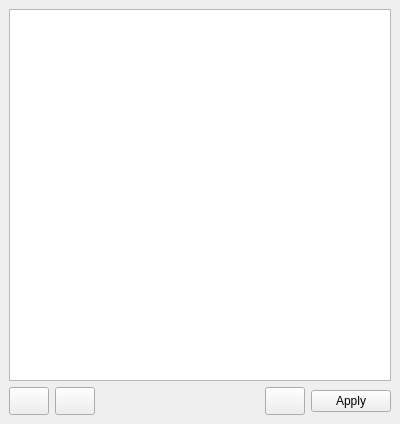
<?xml version="1.0" encoding="UTF-8"?>
<ui version="4.0">
 <class>MainWindow</class>
 <widget class="QMainWindow" name="MainWindow">
  <property name="enabled">
   <bool>true</bool>
  </property>
  <property name="geometry">
   <rect>
    <x>0</x>
    <y>0</y>
    <width>400</width>
    <height>424</height>
   </rect>
  </property>
  <property name="sizePolicy">
   <sizepolicy hsizetype="Preferred" vsizetype="Preferred">
    <horstretch>0</horstretch>
    <verstretch>0</verstretch>
   </sizepolicy>
  </property>
  <property name="minimumSize">
   <size>
    <width>400</width>
    <height>400</height>
   </size>
  </property>
  <property name="windowTitle">
   <string notr="true">Manjaro Bootsplash Manager</string>
  </property>
  <property name="windowIcon">
   <iconset theme=":/icons/bootsplash-manager-gui.svg">
    <normaloff>.</normaloff>.</iconset>
  </property>
  <property name="layoutDirection">
   <enum>Qt::LeftToRight</enum>
  </property>
  <widget class="QWidget" name="centralwidget">
   <layout class="QVBoxLayout" name="verticalLayout">
    <item>
     <widget class="QListWidget" name="listWidget">
      <property name="iconSize">
       <size>
        <width>32</width>
        <height>32</height>
       </size>
      </property>
      <property name="viewMode">
       <enum>QListView::ListMode</enum>
      </property>
     </widget>
    </item>
    <item>
     <layout class="QHBoxLayout" name="horizontalLayout_4">
      <item>
       <layout class="QHBoxLayout" name="horizontalLayout_3"/>
      </item>
      <item>
       <widget class="QPushButton" name="RemoveButton">
        <property name="minimumSize">
         <size>
          <width>28</width>
          <height>28</height>
         </size>
        </property>
        <property name="text">
         <string notr="true"/>
        </property>
        <property name="icon">
         <iconset theme="delete">
          <normaloff>.</normaloff>.</iconset>
        </property>
       </widget>
      </item>
      <item>
       <widget class="QPushButton" name="InstallButton">
        <property name="minimumSize">
         <size>
          <width>28</width>
          <height>28</height>
         </size>
        </property>
        <property name="text">
         <string notr="true"/>
        </property>
        <property name="icon">
         <iconset theme="download">
          <normaloff>.</normaloff>.</iconset>
        </property>
       </widget>
      </item>
      <item>
       <spacer name="horizontalSpacer">
        <property name="orientation">
         <enum>Qt::Horizontal</enum>
        </property>
        <property name="sizeHint" stdset="0">
         <size>
          <width>40</width>
          <height>20</height>
         </size>
        </property>
       </spacer>
      </item>
      <item>
       <widget class="QPushButton" name="previewButton">
        <property name="sizePolicy">
         <sizepolicy hsizetype="Fixed" vsizetype="Fixed">
          <horstretch>0</horstretch>
          <verstretch>0</verstretch>
         </sizepolicy>
        </property>
        <property name="minimumSize">
         <size>
          <width>32</width>
          <height>28</height>
         </size>
        </property>
        <property name="maximumSize">
         <size>
          <width>16777215</width>
          <height>16777215</height>
         </size>
        </property>
        <property name="text">
         <string notr="true"/>
        </property>
        <property name="icon">
         <iconset theme="media-playback-start-symbolic">
          <normaloff>.</normaloff>.</iconset>
        </property>
       </widget>
      </item>
      <item>
       <widget class="QPushButton" name="ApplyButton">
        <property name="enabled">
         <bool>true</bool>
        </property>
        <property name="sizePolicy">
         <sizepolicy hsizetype="Preferred" vsizetype="Fixed">
          <horstretch>0</horstretch>
          <verstretch>0</verstretch>
         </sizepolicy>
        </property>
        <property name="text">
         <string>Apply</string>
        </property>
        <property name="icon">
         <iconset theme="dialog-ok">
          <normaloff>.</normaloff>.</iconset>
        </property>
       </widget>
      </item>
     </layout>
    </item>
   </layout>
  </widget>
 </widget>
 <resources/>
 <connections/>
 <slots>
  <slot>test()</slot>
 </slots>
</ui>
